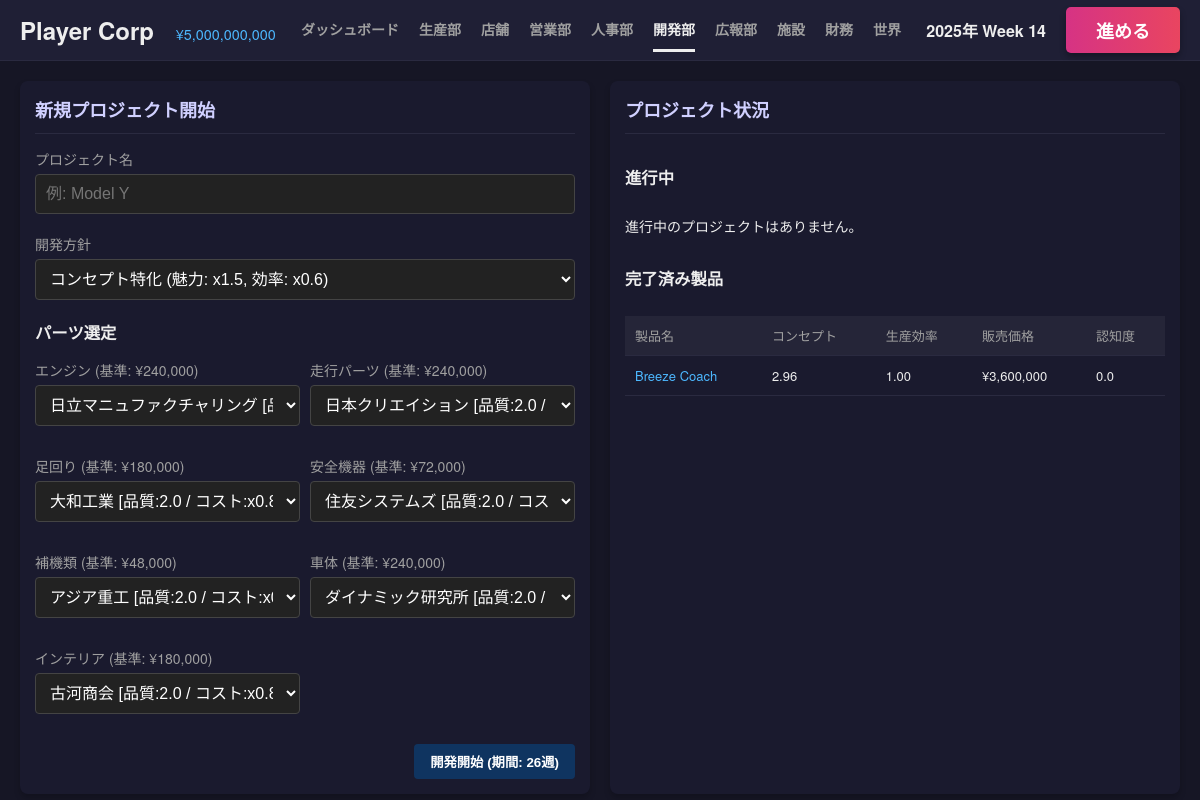
Before: /dev with the older database file.
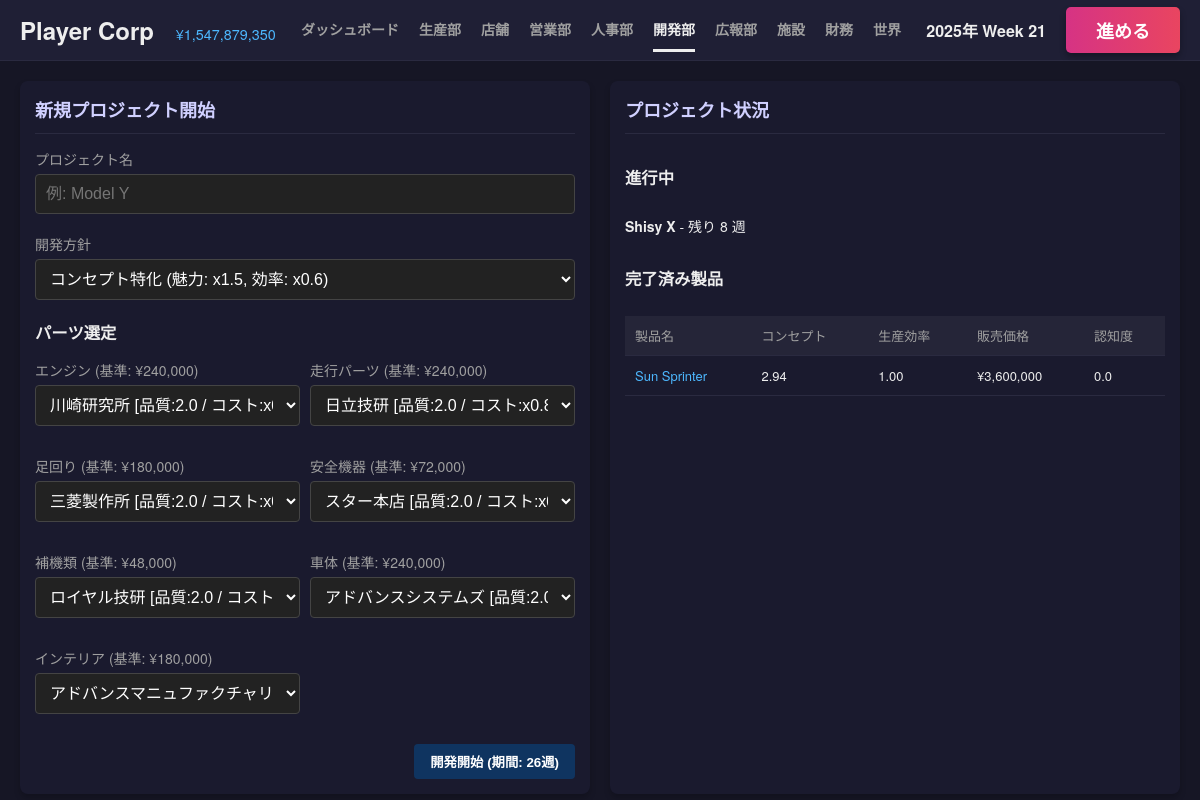
After: the same page with the newer database file.
### tables this page shows
CREATE TABLE companies (
            id INTEGER PRIMARY KEY AUTOINCREMENT,
            name TEXT,
            type TEXT, -- 'player', 'npc_maker', 'npc_retail', 'system_supplier'
            funds INTEGER,
            brand_power REAL DEFAULT 0,
            industry TEXT DEFAULT 'automotive',
            credit_rating INTEGER DEFAULT 50,
            dev_knowhow REAL DEFAULT 0,
            borrowing_limit INTEGER DEFAULT 0,
            is_active BOOLEAN DEFAULT 1,
            -- Supplier Traits
            trait_material_score REAL DEFAULT 3.0,
            trait_cost_multiplier REAL DEFAULT 1.0,
            part_category TEXT -- 'engine', 'body', etc. for system_supplier
        );

CREATE TABLE product_designs (
            id INTEGER PRIMARY KEY AUTOINCREMENT,
            company_id INTEGER,
            name TEXT,
            material_score REAL,
            concept_score REAL,
            production_efficiency REAL,
            base_price INTEGER,
            sales_price INTEGER,
            status TEXT, -- 'developing', 'completed', 'obsolete'
            strategy TEXT, -- 開発方針
            developed_week INTEGER,
            parts_config TEXT, -- JSON: {part_key: {supplier_id, score, cost}}
            awareness REAL DEFAULT 0,
            FOREIGN KEY(company_id) REFERENCES companies(id)
        );

### app.py (the view)
@app.route('/dev')
def dev():
    player = get_player_company()
    current_week = sim.get_current_week()
    developing = db.fetch_all("SELECT * FROM product_designs WHERE company_id = ? AND status = 'developing'", (player['id'],))
    completed = db.fetch_all("SELECT * FROM product_designs WHERE company_id = ? AND status = 'completed' ORDER BY id DESC", (player['id'],))
    parts_data = gb.INDUSTRIES[gb.CURRENT_INDUSTRY]['parts']
    suppliers = {}
    for part in parts_data:
        sups = db.fetch_all("SELECT * FROM companies WHERE type = 'system_supplier' AND part_category = ?", (part['key'],))
        suppliers[part['key']] = sups
    strategies = gb.DEV_STRATEGIES
    return render_template('dev.html', developing=developing, completed=completed,
                           parts_data=parts_data, suppliers=suppliers, strategies=strategies,
                           current_week=current_week, duration=gb.DEVELOPMENT_DURATION)

### app.py (called while the page is built)
def get_player_company():
    res = db.fetch_one("SELECT * FROM companies WHERE type = 'player' LIMIT 1")
    return res

@app.context_processor
def inject_common_data():
    player = get_player_company()
    game_state = db.fetch_one("SELECT * FROM game_state")
    current_week = game_state['week'] if game_state else 0
    year = 2025 + (current_week - 1) // 52
    week_of_year = (current_week - 1) % 52 + 1
    date_str = f"{year}年 Week {week_of_year}"
    header_caps = None
    if player:
        header_caps = sim.calculate_capabilities(player['id'])
    return dict(
        player=player,
        current_week=current_week,
        date_str=date_str,
        active_page=request.endpoint,
        header_caps=header_caps,
        npc_scale=gb.NPC_SCALE_FACTOR
    )

### database.py (called while the page is built)
    def get_connection(self):
        if hasattr(self._local, 'connection') and self._local.connection:
            return self._local.connection, False  # (conn, should_close)
        conn = sqlite3.connect(self.db_path)
        conn.row_factory = sqlite3.Row
        return conn, True

### simulation.py (called while the page is built)
    def get_current_week(self):
        res = db.fetch_one("SELECT week FROM game_state")
        return res['week'] if res else 0

### templates/dev.html
{% extends "base.html" %}
{% block content %}
<div class="dashboard-grid">
    <div class="card card-large">
        <div class="card-header">
            <h2>新規プロジェクト開始</h2>
        </div>
        <div class="card-body">
            <form action="{{ url_for('dev_start') }}" method="post">
                <div class="form-group">
                    <label>プロジェクト名</label>
                    <input type="text" name="name" class="form-control" placeholder="例: Model Y" required>
                </div>
                <div class="form-group">
                    <label>開発方針</label>
                    <select name="strategy" class="form-control">
                        {% for key, strat in strategies.items() %}
                        <option value="{{ key }}">{{ strat.name }} (魅力: x{{ strat.c_mod }}, 効率: x{{ strat.e_mod }})</option>
                        {% endfor %}
                    </select>
                </div>
                <h3>パーツ選定</h3>
                <div style="display: grid; grid-template-columns: 1fr 1fr; gap: 10px;">
                    {% for part in parts_data %}
                    <div class="form-group">
                        <label>{{ part.label }} (基準: ¥{{ "{:,}".format(part.base_cost) }})</label>
                        <select name="part_{{ part.key }}" class="form-control">
                            {% for sup in suppliers[part.key] %}
                            <option value="{{ sup.id }}">
                                {{ sup.name }} [品質:{{ sup.trait_material_score }} / コスト:x{{ sup.trait_cost_multiplier }}]
                            </option>
                            {% endfor %}
                        </select>
                    </div>
                    {% endfor %}
                </div>
                <div class="card-footer">
                    <button type="submit" class="btn btn-primary">開発開始 (期間: {{ duration }}週)</button>
                </div>
            </form>
        </div>
    </div>
    <div class="card card-large">
        <div class="card-header">
            <h2>プロジェクト状況</h2>
        </div>
        <div class="card-body">
            <h3>進行中</h3>
            <ul class="news-list">
                {% for proj in developing %}
                <li class="news-item">
                    <span class="news-content">
                        <strong>{{ proj.name }}</strong> - 残り {{ duration - (current_week - proj.developed_week) }} 週
                    </span>
                </li>
                {% else %}
                <li class="news-item">進行中のプロジェクトはありません。</li>
                {% endfor %}
            </ul>
            <h3 style="margin-top: 20px;">完了済み製品</h3>
            <table class="data-table">
                <thead>
                    <tr>
                        <th>製品名</th>
                        <th>コンセプト</th>
                        <th>生産効率</th>
                        <th>販売価格</th>
                        <th>認知度</th>
                    </tr>
                </thead>
                <tbody>
                    {% for prod in completed %}
                    <tr>
                        <td><a href="{{ url_for('product_detail', design_id=prod.id) }}" style="color: #4db8ff;">{{ prod.name }}</a></td>
                        <td>{{ "{:.2f}".format(prod.concept_score) }}</td>
                        <td>{{ "{:.2f}".format(prod.production_efficiency) }}</td>
                        <td>¥{{ "{:,}".format(prod.sales_price) }}</td>
                        <td>{{ "{:.1f}".format(prod.awareness) }}</td>
                    </tr>
                    {% endfor %}
                </tbody>
            </table>
        </div>
    </div>
</div>
{% endblock %}

### templates/base.html (shortened to what this page needs)
<!DOCTYPE html>
<html lang="ja">
<head>
    <link rel="stylesheet" href="{{ url_for('static', filename='css/style.css') }}">
</head>
<body>
    <div class="app-container">
        <header class="top-bar">
            <div class="logo-area tooltip-container">
                <h1>
                    {{ player.name if player else '自社名' }}
                    {% if player %}
                    <span style="font-size: 0.6em; color: #4db8ff; margin-left: 15px; font-weight: normal;">¥{{ "{:,}".format(player.funds|int) }}</span>
                    {% endif %}
                </h1>
            </div>
            <nav class="top-nav">
                <a href="{{ url_for('dashboard') }}" class="{{ 'active' if active_page == 'dashboard' else '' }}">ダッシュボード</a>
                <a href="{{ url_for('production') }}" class="{{ 'active' if active_page == 'production' else '' }}">生産部</a>
                <a href="{{ url_for('store') }}" class="{{ 'active' if active_page == 'store' else '' }}">店舗</a>
                <a href="{{ url_for('sales') }}" class="{{ 'active' if active_page == 'sales' else '' }}">営業部</a>
                <a href="{{ url_for('hr') }}" class="{{ 'active' if active_page == 'hr' else '' }}">人事部</a>
                <a href="{{ url_for('dev') }}" class="{{ 'active' if active_page == 'dev' else '' }}">開発部</a>
                <a href="{{ url_for('pr') }}" class="{{ 'active' if active_page == 'pr' else '' }}">広報部</a>
                <a href="{{ url_for('facility') }}" class="{{ 'active' if active_page == 'facility' else '' }}">施設</a>
                <a href="{{ url_for('finance') }}" class="{{ 'active' if active_page == 'finance' else '' }}">財務</a>
                <a href="{{ url_for('world') }}" class="{{ 'active' if active_page == 'world' else '' }}">世界</a>
            </nav>
            <div class="action-area">
                <div class="date-display">{{ date_str }}</div>
                <form action="{{ url_for('next_week') }}" method="post">
                    <button type="submit" class="btn-next-week">進める</button>
                </form>
            </div>
        </header>
        <main class="main-content">
            {% block content %}{% endblock %}
        </main>
    </div>
</body>
</html>

Changed rows visible on the page:
changed companies "Player Corp": funds "5,000,000,000" → "1,547,879,350"
added product_designs: name "Shisy X", duration-(current_week-proj.developed_week) "8", shown under "進行中"
changed product_designs: name "Breeze Coach" → "Sun Sprinter"; concept_score "2.96" → "2.94"
Other visible differences:
{{ date_str }}: "2025年 Week 14" → "2025年 Week 21"
form field value: "日立マニュファクチャリング [品質:2.0 / コスト:x0.8]" → "川崎研究所 [品質:2.0 / コスト:x0.8]"
form field value: "日本クリエイション [品質:2.0 / コスト:x0.8]" → "日立技研 [品質:2.0 / コスト:x0.8]"
form field value: "大和工業 [品質:2.0 / コスト:x0.8]" → "三菱製作所 [品質:2.0 / コスト:x0.8]"
form field value: "住友システムズ [品質:2.0 / コスト:x0.8]" → "スター本店 [品質:2.0 / コスト:x0.8]"
form field value: "アジア重工 [品質:2.0 / コスト:x0.8]" → "ロイヤル技研 [品質:2.0 / コスト:x0.8]"
form field value: "ダイナミック研究所 [品質:2.0 / コスト:x0.8]" → "アドバンスシステムズ [品質:2.0 / コスト:x0.8]"
form field value: "古河商会 [品質:2.0 / コスト:x0.8]" → "アドバンスマニュファクチャリング [品質:2.0 / コスト:x0.8]"
text no longer shown: "進行中のプロジェクトはありません。"
